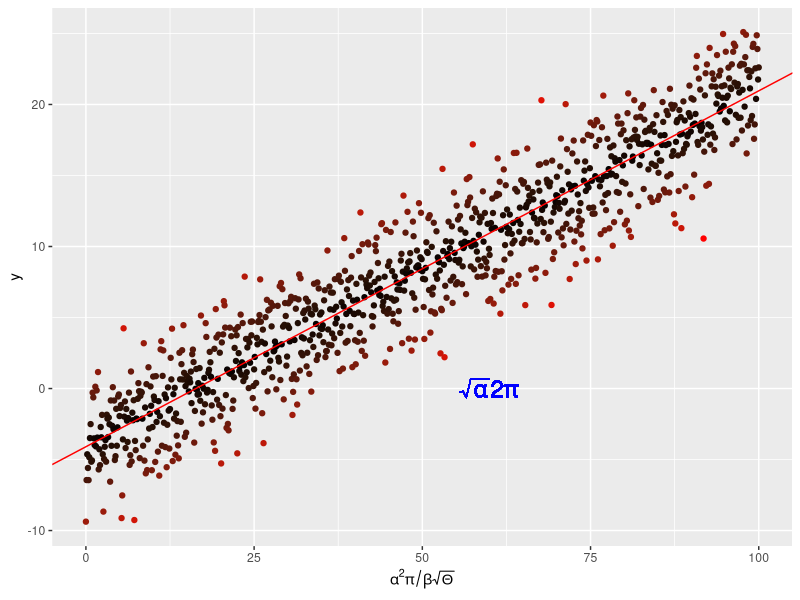

R code for this plot:
library(ggplot2)
x <- seq(0, 100, by = 0.1)
y <- -4. + 0.25 * x +
  rnorm(length(x), mean = 0., sd = 2.5)

# and put them in a dataframe
my_data <- data.frame(x = x, y = y)

# perform a linear regression
my_lm <- summary(lm(y ~ x, data = my_data))

# plot the data
p <-  ggplot(my_data, aes(x = x, y = y,
                          colour = abs(my_lm$residual))
             ) +
  geom_point() +
  scale_colour_gradient(low = "black", high = "red") +
  theme(legend.position = "none") +
  scale_x_continuous(
    expression(alpha^2 * pi / beta * sqrt(Theta)))

# add the regression line
p <- p + geom_abline(
  intercept = my_lm$coefficients[1][1],
  slope = my_lm$coefficients[2][1],
  colour = "red")
# throw some math on the plot
p <- p + geom_text(aes(x = 60, y = 0,
                       label = "sqrt(alpha) * 2* pi"), 
                       parse = TRUE, size = 6, 
                       colour = "blue")

p